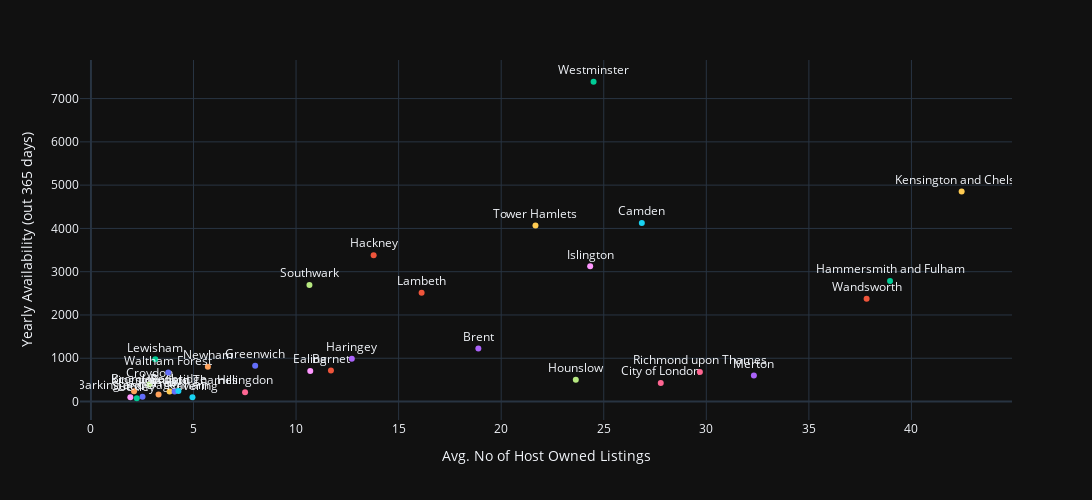

Notebook code for this chart:
### Code cell
fig = px.scatter(merged_df, x="Avg. No of Host Owned Listings", y="Entire home/apt", color="neighbourhood", text="neighbourhood",template='plotly_dark')
fig.update_traces(textposition='top center')
fig.update_layout(
    showlegend=False,
    autosize=False,
    width=1200,
    height=500,
    yaxis=dict(
        title_text="Yearly Availability (out 365 days)",
        tickmode="array",
        titlefont=dict(size=14),
    ),
    xaxis=dict(
    title_text="Avg. No of Host Owned Listings",
    tickmode="array",
    titlefont=dict(size=14),
    ))


fig.show()

### Figure 1 — Plotly figure (JSON) as saved in the notebook; plotly's stock layout.template omitted (floating-point values rounded to 4 significant figures)
{"data": [{"hovertemplate": "neighbourhood=%{text}<br>Avg. No of Host Owned Listings=%{x}<br>Entire home/apt=%{y}<extra></extra>", "legendgroup": "Barking and Dagenham", "marker": {"color": "#636efa", "symbol": "circle"}, "mode": "markers+text", "name": "Barking and Dagenham", "orientation": "v", "showlegend": true, "text": ["Barking and Dagenham"], "textposition": "top center", "type": "scatter", "x": [2.515], "xaxis": "x", "y": [110], "yaxis": "y"}, {"hovertemplate": "neighbourhood=%{text}<br>Avg. No of Host Owned Listings=%{x}<br>Entire home/apt=%{y}<extra></extra>", "legendgroup": "Barnet", "marker": {"color": "#EF553B", "symbol": "circle"}, "mode": "markers+text", "name": "Barnet", "orientation": "v", "showlegend": true, "text": ["Barnet"], "textposition": "top center", "type": "scatter", "x": [11.7], "xaxis": "x", "y": [719], "yaxis": "y"}, {"hovertemplate": "neighbourhood=%{text}<br>Avg. No of Host Owned Listings=%{x}<br>Entire home/apt=%{y}<extra></extra>", "legendgroup": "Bexley", "marker": {"color": "#00cc96", "symbol": "circle"}, "mode": "markers+text", "name": "Bexley", "orientation": "v", "showlegend": true, "text": ["Bexley"], "textposition": "top center", "type": "scatter", "x": [2.234], "xaxis": "x", "y": [76], "yaxis": "y"}, {"hovertemplate": "neighbourhood=%{text}<br>Avg. No of Host Owned Listings=%{x}<br>Entire home/apt=%{y}<extra></extra>", "legendgroup": "Brent", "marker": {"color": "#ab63fa", "symbol": "circle"}, "mode": "markers+text", "name": "Brent", "orientation": "v", "showlegend": true, "text": ["Brent"], "textposition": "top center", "type": "scatter", "x": [18.89], "xaxis": "x", "y": [1227], "yaxis": "y"}, {"hovertemplate": "neighbourhood=%{text}<br>Avg. No of Host Owned Listings=%{x}<br>Entire home/apt=%{y}<extra></extra>", "legendgroup": "Bromley", "marker": {"color": "#FFA15A", "symbol": "circle"}, "mode": "markers+text", "name": "Bromley", "orientation": "v", "showlegend": true, "text": ["Bromley"], "textposition": "top center", "type": "scatter", "x": [2.102], "xaxis": "x", "y": [239], "yaxis": "y"}, {"hovertemplate": "neighbourhood=%{text}<br>Avg. No of Host Owned Listings=%{x}<br>Entire home/apt=%{y}<extra></extra>", "legendgroup": "Camden", "marker": {"color": "#19d3f3", "symbol": "circle"}, "mode": "markers+text", "name": "Camden", "orientation": "v", "showlegend": true, "text": ["Camden"], "textposition": "top center", "type": "scatter", "x": [26.86], "xaxis": "x", "y": [4125], "yaxis": "y"}, {"hovertemplate": "neighbourhood=%{text}<br>Avg. No of Host Owned Listings=%{x}<br>Entire home/apt=%{y}<extra></extra>", "legendgroup": "City of London", "marker": {"color": "#FF6692", "symbol": "circle"}, "mode": "markers+text", "name": "City of London", "orientation": "v", "showlegend": true, "text": ["City of London"], "textposition": "top center", "type": "scatter", "x": [27.78], "xaxis": "x", "y": [428], "yaxis": "y"}, {"hovertemplate": "neighbourhood=%{text}<br>Avg. No of Host Owned Listings=%{x}<br>Entire home/apt=%{y}<extra></extra>", "legendgroup": "Croydon", "marker": {"color": "#B6E880", "symbol": "circle"}, "mode": "markers+text", "name": "Croydon", "orientation": "v", "showlegend": true, "text": ["Croydon"], "textposition": "top center", "type": "scatter", "x": [2.852], "xaxis": "x", "y": [394], "yaxis": "y"}, {"hovertemplate": "neighbourhood=%{text}<br>Avg. No of Host Owned Listings=%{x}<br>Entire home/apt=%{y}<extra></extra>", "legendgroup": "Ealing", "marker": {"color": "#FF97FF", "symbol": "circle"}, "mode": "markers+text", "name": "Ealing", "orientation": "v", "showlegend": true, "text": ["Ealing"], "textposition": "top center", "type": "scatter", "x": [10.69], "xaxis": "x", "y": [705], "yaxis": "y"}, {"hovertemplate": "neighbourhood=%{text}<br>Avg. No of Host Owned Listings=%{x}<br>Entire home/apt=%{y}<extra></extra>", "legendgroup": "Enfield", "marker": {"color": "#FECB52", "symbol": "circle"}, "mode": "markers+text", "name": "Enfield", "orientation": "v", "showlegend": true, "text": ["Enfield"], "textposition": "top center", "type": "scatter", "x": [3.832], "xaxis": "x", "y": [233], "yaxis": "y"}, {"hovertemplate": "neighbourhood=%{text}<br>Avg. No of Host Owned Listings=%{x}<br>Entire home/apt=%{y}<extra></extra>", "legendgroup": "Greenwich", "marker": {"color": "#636efa", "symbol": "circle"}, "mode": "markers+text", "name": "Greenwich", "orientation": "v", "showlegend": true, "text": ["Greenwich"], "textposition": "top center", "type": "scatter", "x": [8.006], "xaxis": "x", "y": [829], "yaxis": "y"}, {"hovertemplate": "neighbourhood=%{text}<br>Avg. No of Host Owned Listings=%{x}<br>Entire home/apt=%{y}<extra></extra>", "legendgroup": "Hackney", "marker": {"color": "#EF553B", "symbol": "circle"}, "mode": "markers+text", "name": "Hackney", "orientation": "v", "showlegend": true, "text": ["Hackney"], "textposition": "top center", "type": "scatter", "x": [13.78], "xaxis": "x", "y": [3382], "yaxis": "y"}, {"hovertemplate": "neighbourhood=%{text}<br>Avg. No of Host Owned Listings=%{x}<br>Entire home/apt=%{y}<extra></extra>", "legendgroup": "Hammersmith and Fulham", "marker": {"color": "#00cc96", "symbol": "circle"}, "mode": "markers+text", "name": "Hammersmith and Fulham", "orientation": "v", "showlegend": true, "text": ["Hammersmith and Fulham"], "textposition": "top center", "type": "scatter", "x": [38.96], "xaxis": "x", "y": [2786], "yaxis": "y"}, {"hovertemplate": "neighbourhood=%{text}<br>Avg. No of Host Owned Listings=%{x}<br>Entire home/apt=%{y}<extra></extra>", "legendgroup": "Haringey", "marker": {"color": "#ab63fa", "symbol": "circle"}, "mode": "markers+text", "name": "Haringey", "orientation": "v", "showlegend": true, "text": ["Haringey"], "textposition": "top center", "type": "scatter", "x": [12.72], "xaxis": "x", "y": [991], "yaxis": "y"}, {"hovertemplate": "neighbourhood=%{text}<br>Avg. No of Host Owned Listings=%{x}<br>Entire home/apt=%{y}<extra></extra>", "legendgroup": "Harrow", "marker": {"color": "#FFA15A", "symbol": "circle"}, "mode": "markers+text", "name": "Harrow", "orientation": "v", "showlegend": true, "text": ["Harrow"], "textposition": "top center", "type": "scatter", "x": [3.296], "xaxis": "x", "y": [163], "yaxis": "y"}, {"hovertemplate": "neighbourhood=%{text}<br>Avg. No of Host Owned Listings=%{x}<br>Entire home/apt=%{y}<extra></extra>", "legendgroup": "Havering", "marker": {"color": "#19d3f3", "symbol": "circle"}, "mode": "markers+text", "name": "Havering", "orientation": "v", "showlegend": true, "text": ["Havering"], "textposition": "top center", "type": "scatter", "x": [4.949], "xaxis": "x", "y": [97], "yaxis": "y"}, {"hovertemplate": "neighbourhood=%{text}<br>Avg. No of Host Owned Listings=%{x}<br>Entire home/apt=%{y}<extra></extra>", "legendgroup": "Hillingdon", "marker": {"color": "#FF6692", "symbol": "circle"}, "mode": "markers+text", "name": "Hillingdon", "orientation": "v", "showlegend": true, "text": ["Hillingdon"], "textposition": "top center", "type": "scatter", "x": [7.514], "xaxis": "x", "y": [215], "yaxis": "y"}, {"hovertemplate": "neighbourhood=%{text}<br>Avg. No of Host Owned Listings=%{x}<br>Entire home/apt=%{y}<extra></extra>", "legendgroup": "Hounslow", "marker": {"color": "#B6E880", "symbol": "circle"}, "mode": "markers+text", "name": "Hounslow", "orientation": "v", "showlegend": true, "text": ["Hounslow"], "textposition": "top center", "type": "scatter", "x": [23.64], "xaxis": "x", "y": [505], "yaxis": "y"}, {"hovertemplate": "neighbourhood=%{text}<br>Avg. No of Host Owned Listings=%{x}<br>Entire home/apt=%{y}<extra></extra>", "legendgroup": "Islington", "marker": {"color": "#FF97FF", "symbol": "circle"}, "mode": "markers+text", "name": "Islington", "orientation": "v", "showlegend": true, "text": ["Islington"], "textposition": "top center", "type": "scatter", "x": [24.34], "xaxis": "x", "y": [3124], "yaxis": "y"}, {"hovertemplate": "neighbourhood=%{text}<br>Avg. No of Host Owned Listings=%{x}<br>Entire home/apt=%{y}<extra></extra>", "legendgroup": "Kensington and Chelsea", "marker": {"color": "#FECB52", "symbol": "circle"}, "mode": "markers+text", "name": "Kensington and Chelsea", "orientation": "v", "showlegend": true, "text": ["Kensington and Chelsea"], "textposition": "top center", "type": "scatter", "x": [42.45], "xaxis": "x", "y": [4853], "yaxis": "y"}, {"hovertemplate": "neighbourhood=%{text}<br>Avg. No of Host Owned Listings=%{x}<br>Entire home/apt=%{y}<extra></extra>", "legendgroup": "Kingston upon Thames", "marker": {"color": "#636efa", "symbol": "circle"}, "mode": "markers+text", "name": "Kingston upon Thames", "orientation": "v", "showlegend": true, "text": ["Kingston upon Thames"], "textposition": "top center", "type": "scatter", "x": [4.08], "xaxis": "x", "y": [234], "yaxis": "y"}, {"hovertemplate": "neighbourhood=%{text}<br>Avg. No of Host Owned Listings=%{x}<br>Entire home/apt=%{y}<extra></extra>", "legendgroup": "Lambeth", "marker": {"color": "#EF553B", "symbol": "circle"}, "mode": "markers+text", "name": "Lambeth", "orientation": "v", "showlegend": true, "text": ["Lambeth"], "textposition": "top center", "type": "scatter", "x": [16.12], "xaxis": "x", "y": [2516], "yaxis": "y"}, {"hovertemplate": "neighbourhood=%{text}<br>Avg. No of Host Owned Listings=%{x}<br>Entire home/apt=%{y}<extra></extra>", "legendgroup": "Lewisham", "marker": {"color": "#00cc96", "symbol": "circle"}, "mode": "markers+text", "name": "Lewisham", "orientation": "v", "showlegend": true, "text": ["Lewisham"], "textposition": "top center", "type": "scatter", "x": [3.137], "xaxis": "x", "y": [975], "yaxis": "y"}, {"hovertemplate": "neighbourhood=%{text}<br>Avg. No of Host Owned Listings=%{x}<br>Entire home/apt=%{y}<extra></extra>", "legendgroup": "Merton", "marker": {"color": "#ab63fa", "symbol": "circle"}, "mode": "markers+text", "name": "Merton", "orientation": "v", "showlegend": true, "text": ["Merton"], "textposition": "top center", "type": "scatter", "x": [32.32], "xaxis": "x", "y": [604], "yaxis": "y"}, {"hovertemplate": "neighbourhood=%{text}<br>Avg. No of Host Owned Listings=%{x}<br>Entire home/apt=%{y}<extra></extra>", "legendgroup": "Newham", "marker": {"color": "#FFA15A", "symbol": "circle"}, "mode": "markers+text", "name": "Newham", "orientation": "v", "showlegend": true, "text": ["Newham"], "textposition": "top center", "type": "scatter", "x": [5.7], "xaxis": "x", "y": [802], "yaxis": "y"}, {"hovertemplate": "neighbourhood=%{text}<br>Avg. No of Host Owned Listings=%{x}<br>Entire home/apt=%{y}<extra></extra>", "legendgroup": "Redbridge", "marker": {"color": "#19d3f3", "symbol": "circle"}, "mode": "markers+text", "name": "Redbridge", "orientation": "v", "showlegend": true, "text": ["Redbridge"], "textposition": "top center", "type": "scatter", "x": [4.265], "xaxis": "x", "y": [243], "yaxis": "y"}, {"hovertemplate": "neighbourhood=%{text}<br>Avg. No of Host Owned Listings=%{x}<br>Entire home/apt=%{y}<extra></extra>", "legendgroup": "Richmond upon Thames", "marker": {"color": "#FF6692", "symbol": "circle"}, "mode": "markers+text", "name": "Richmond upon Thames", "orientation": "v", "showlegend": true, "text": ["Richmond upon Thames"], "textposition": "top center", "type": "scatter", "x": [29.69], "xaxis": "x", "y": [684], "yaxis": "y"}, {"hovertemplate": "neighbourhood=%{text}<br>Avg. No of Host Owned Listings=%{x}<br>Entire home/apt=%{y}<extra></extra>", "legendgroup": "Southwark", "marker": {"color": "#B6E880", "symbol": "circle"}, "mode": "markers+text", "name": "Southwark", "orientation": "v", "showlegend": true, "text": ["Southwark"], "textposition": "top center", "type": "scatter", "x": [10.65], "xaxis": "x", "y": [2694], "yaxis": "y"}, {"hovertemplate": "neighbourhood=%{text}<br>Avg. No of Host Owned Listings=%{x}<br>Entire home/apt=%{y}<extra></extra>", "legendgroup": "Sutton", "marker": {"color": "#FF97FF", "symbol": "circle"}, "mode": "markers+text", "name": "Sutton", "orientation": "v", "showlegend": true, "text": ["Sutton"], "textposition": "top center", "type": "scatter", "x": [1.921], "xaxis": "x", "y": [97], "yaxis": "y"}, {"hovertemplate": "neighbourhood=%{text}<br>Avg. No of Host Owned Listings=%{x}<br>Entire home/apt=%{y}<extra></extra>", "legendgroup": "Tower Hamlets", "marker": {"color": "#FECB52", "symbol": "circle"}, "mode": "markers+text", "name": "Tower Hamlets", "orientation": "v", "showlegend": true, "text": ["Tower Hamlets"], "textposition": "top center", "type": "scatter", "x": [21.67], "xaxis": "x", "y": [4067], "yaxis": "y"}, {"hovertemplate": "neighbourhood=%{text}<br>Avg. No of Host Owned Listings=%{x}<br>Entire home/apt=%{y}<extra></extra>", "legendgroup": "Waltham Forest", "marker": {"color": "#636efa", "symbol": "circle"}, "mode": "markers+text", "name": "Waltham Forest", "orientation": "v", "showlegend": true, "text": ["Waltham Forest"], "textposition": "top center", "type": "scatter", "x": [3.77], "xaxis": "x", "y": [669], "yaxis": "y"}, {"hovertemplate": "neighbourhood=%{text}<br>Avg. No of Host Owned Listings=%{x}<br>Entire home/apt=%{y}<extra></extra>", "legendgroup": "Wandsworth", "marker": {"color": "#EF553B", "symbol": "circle"}, "mode": "markers+text", "name": "Wandsworth", "orientation": "v", "showlegend": true, "text": ["Wandsworth"], "textposition": "top center", "type": "scatter", "x": [37.81], "xaxis": "x", "y": [2375], "yaxis": "y"}, {"hovertemplate": "neighbourhood=%{text}<br>Avg. No of Host Owned Listings=%{x}<br>Entire home/apt=%{y}<extra></extra>", "legendgroup": "Westminster", "marker": {"color": "#00cc96", "symbol": "circle"}, "mode": "markers+text", "name": "Westminster", "orientation": "v", "showlegend": true, "text": ["Westminster"], "textposition": "top center", "type": "scatter", "x": [24.5], "xaxis": "x", "y": [7389], "yaxis": "y"}], "layout": {"autosize": false, "height": 500, "legend": {"title": {"text": "neighbourhood"}, "tracegroupgap": 0}, "margin": {"t": 60}, "showlegend": false, "width": 1200, "xaxis": {"anchor": "y", "domain": [0, 1], "tickmode": "array", "title": {"font": {"size": 14}, "text": "Avg. No of Host Owned Listings"}}, "yaxis": {"anchor": "x", "domain": [0, 1], "tickmode": "array", "title": {"font": {"size": 14}, "text": "Yearly Availability (out 365 days)"}}}}
